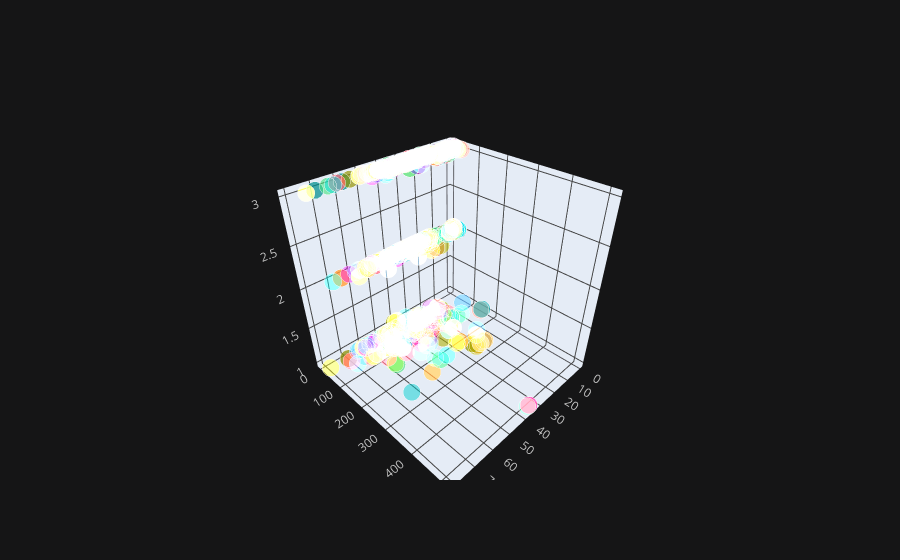

Write notebook code for a chart like this one.
### Code cell
df2.iplot(x='age',y='fare',z='pclass',kind='scatter3d')

### Figure 1 — Plotly figure (JSON) as saved in the notebook; plotly's stock layout.template omitted (floating-point values rounded to 4 significant figures; data arrays with more than 128 entries replaced by an {"elided": "..."} marker saying what was removed)
{"data": [{"marker": {"color": {"elided": "891 str values"}, "opacity": 0.8, "size": {"elided": "891 int values"}, "symbol": "circle"}, "mode": "markers", "text": {"elided": "891 str values"}, "type": "scatter3d", "x": {"elided": "891 float values"}, "y": {"elided": "891 float values"}, "z": {"elided": "891 int values"}}], "layout": {"legend": {"bgcolor": "#151516", "font": {"color": "#D9D9D9"}}, "paper_bgcolor": "#151516", "plot_bgcolor": "#151516", "scene": {"xaxis": {"gridcolor": "#434343", "showgrid": true, "tickfont": {"color": "#C2C2C2"}, "title": {"font": {"color": "#D9D9D9"}, "text": ""}, "zerolinecolor": "#666570"}, "yaxis": {"gridcolor": "#434343", "showgrid": true, "tickfont": {"color": "#C2C2C2"}, "title": {"font": {"color": "#D9D9D9"}, "text": ""}, "zerolinecolor": "#666570"}, "zaxis": {"gridcolor": "#434343", "showgrid": true, "tickfont": {"color": "#C2C2C2"}, "title": {"font": {"color": "#D9D9D9"}, "text": ""}, "zerolinecolor": "#666570"}}, "title": {"font": {"color": "#D9D9D9"}}}}
